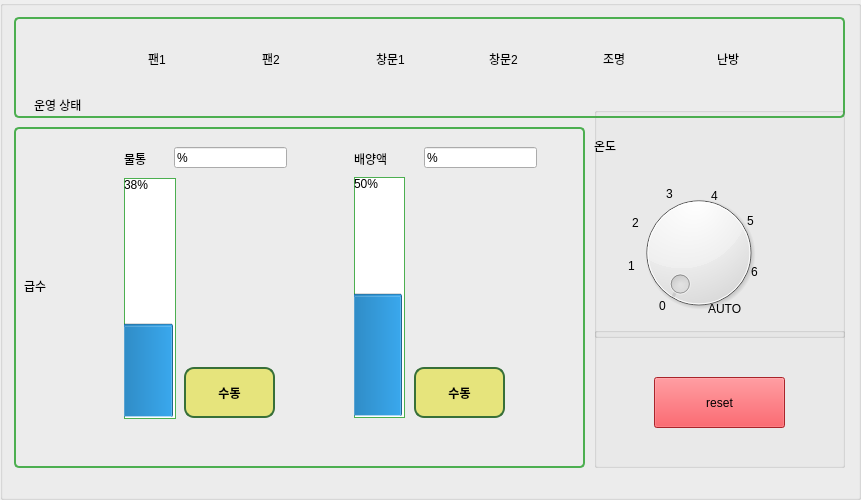
           <widget class="QGroupBox" name="group_4">
            <property name="geometry">
             <rect>
              <x>980</x>
              <y>420</y>
              <width>861</width>
              <height>500</height>
             </rect>
            </property>
            <property name="title">
             <string/>
            </property>
            <layout class="QGridLayout" name="gridLayout_7">
             <item row="0" column="0">
              <widget class="QWidget" name="widget_12" native="true">
               <widget class="QWidget" name="widget_10" native="true">
                <property name="geometry">
                 <rect>
                  <x>0</x>
                  <y>0</y>
                  <width>831</width>
                  <height>101</height>
                 </rect>
                </property>
                <property name="styleSheet">
                 <string notr="true">#widget_10 {
        color: black;               /* 제목 글자 색 */
        border: 2px solid #4CAF50;  /* 테두리 색상 */
        border-radius: 5px;         /* 모서리를 둥글게 */
        background-color: transparent; /* 배경색을 투명하게 설정 */
    }</string>
                </property>
                <widget class="QWidget" name="gridLayoutWidget">
                 <property name="geometry">
                  <rect>
                   <x>20</x>
                   <y>10</y>
                   <width>791</width>
                   <height>87</height>
                  </rect>
                 </property>
                 <layout class="QGridLayout" name="gridLayout">
                  <item row="0" column="3">
                   <widget class="QLabel" name="label_106">
                    <property name="text">
                     <string>창문1</string>
                    </property>
                   </widget>
                  </item>
                  <item row="0" column="2">
                   <widget class="QLabel" name="label_99">
                    <property name="text">
                     <string>팬2</string>
                    </property>
                   </widget>
                  </item>
                  <item row="1" column="2">
                   <widget class="QPushButton" name="on_off_fan2">
                    <property name="maximumSize">
                     <size>
                      <width>16777215</width>
                      <height>16777215</height>
                     </size>
                    </property>
                    <property name="styleSheet">
                     <string notr="true">
background-color: rgba(191, 64, 64, 0);
border: none;</string>
                    </property>
                    <property name="text">
                     <string/>
                    </property>
                    <property name="icon">
                     <iconset resource="icons/resources.qrc">
                      <normaloff>:/off.png</normaloff>
                      <normalon>:/on.png</normalon>:/off.png</iconset>
                    </property>
                    <property name="iconSize">
                     <size>
                      <width>43</width>
                      <height>43</height>
                     </size>
                    </property>
                   </widget>
                  </item>
                  <item row="0" column="1">
                   <widget class="QLabel" name="label_97">
                    <property name="text">
                     <string>팬1</string>
                    </property>
                   </widget>
                  </item>
                  <item row="1" column="1">
                   <widget class="QPushButton" name="on_off_fan">
                    <property name="maximumSize">
                     <size>
                      <width>16777215</width>
                      <height>16777215</height>
                     </size>
                    </property>
                    <property name="styleSheet">
                     <string notr="true">
background-color: rgba(191, 64, 64, 0);
border: none;</string>
                    </property>
                    <property name="text">
                     <string/>
                    </property>
                    <property name="icon">
                     <iconset resource="icons/resources.qrc">
                      <normaloff>:/off.png</normaloff>
                      <normalon>:/on.png</normalon>:/off.png</iconset>
                    </property>
                    <property name="iconSize">
                     <size>
                      <width>43</width>
                      <height>43</height>
                     </size>
                    </property>
                   </widget>
                  </item>
                  <item row="1" column="4">
                   <widget class="QPushButton" name="on_off_window2">
                    <property name="maximumSize">
                     <size>
                      <width>16777215</width>
                      <height>16777215</height>
                     </size>
                    </property>
                    <property name="styleSheet">
                     <string notr="true">
background-color: rgba(191, 64, 64, 0);
border: none;</string>
                    </property>
                    <property name="text">
                     <string/>
                    </property>
                    <property name="icon">
                     <iconset resource="icons/resources.qrc">
                      <normaloff>:/off.png</normaloff>
                      <normalon>:/on.png</normalon>:/off.png</iconset>
                    </property>
                    <property name="iconSize">
                     <size>
                      <width>43</width>
                      <height>43</height>
                     </size>
                    </property>
                   </widget>
                  </item>
                  <item row="0" column="4">
                   <widget class="QLabel" name="label_109">
                    <property name="text">
                     <string>창문2</string>
                    </property>
                   </widget>
                  </item>
                  <item row="1" column="6">
                   <widget class="QPushButton" name="on_off_btn_6">
                    <property name="maximumSize">
                     <size>
                      <width>16777215</width>
                      <height>16777215</height>
                     </size>
                    </property>
                    <property name="styleSheet">
                     <string notr="true">
background-color: rgba(191, 64, 64, 0);
border: none;</string>
                    </property>
                    <property name="text">
                     <string/>
                    </property>
                    <property name="icon">
                     <iconset resource="icons/resources.qrc">
                      <normaloff>:/off.png</normaloff>
                      <normalon>:/on.png</normalon>:/off.png</iconset>
                    </property>
                    <property name="iconSize">
                     <size>
                      <width>43</width>
                      <height>43</height>
                     </size>
                    </property>
                   </widget>
                  </item>
                  <item row="1" column="3">
                   <widget class="QPushButton" name="on_off_window">
                    <property name="maximumSize">
                     <size>
                      <width>16777215</width>
                      <height>16777215</height>
                     </size>
                    </property>
                    <property name="styleSheet">
                     <string notr="true">
background-color: rgba(191, 64, 64, 0);
border: none;</string>
                    </property>
                    <property name="text">
                     <string/>
                    </property>
                    <property name="icon">
                     <iconset resource="icons/resources.qrc">
                      <normaloff>:/off.png</normaloff>
                      <normalon>:/on.png</normalon>:/off.png</iconset>
                    </property>
                    <property name="iconSize">
                     <size>
                      <width>43</width>
                      <height>43</height>
                     </size>
                    </property>
                   </widget>
                  </item>
                  <item row="1" column="5">
                   <widget class="QPushButton" name="on_off_light">
                    <property name="maximumSize">
                     <size>
                      <width>16777215</width>
                      <height>16777215</height>
                     </size>
                    </property>
                    <property name="styleSheet">
                     <string notr="true">
background-color: rgba(191, 64, 64, 0);
border: none;</string>
                    </property>
                    <property name="text">
                     <string/>
                    </property>
                    <property name="icon">
                     <iconset resource="icons/resources.qrc">
                      <normaloff>:/off.png</normaloff>
                      <normalon>:/on.png</normalon>:/off.png</iconset>
                    </property>
                    <property name="iconSize">
                     <size>
                      <width>43</width>
                      <height>43</height>
                     </size>
                    </property>
                   </widget>
                  </item>
                  <item row="0" column="5">
                   <widget class="QLabel" name="label_111">
                    <property name="text">
                     <string>조명</string>
                    </property>
                   </widget>
                  </item>
                  <item row="0" column="6">
                   <widget class="QLabel" name="label_113">
                    <property name="text">
                     <string>난방</string>
                    </property>
                   </widget>
                  </item>
                  <item row="1" column="0">
                   <widget class="QLabel" name="label_9">
                    <property name="text">
                     <string>운영 상태</string>
                    </property>
                   </widget>
                  </item>
                 </layout>
                </widget>
               </widget>
               <widget class="QWidget" name="widget_15" native="true">
                <property name="geometry">
                 <rect>
                  <x>0</x>
                  <y>110</y>
                  <width>571</width>
                  <height>341</height>
                 </rect>
                </property>
                <property name="styleSheet">
                 <string notr="true">#widget_15 {
        color: black;               /* 제목 글자 색 */
        border: 2px solid #4CAF50;  /* 테두리 색상 */
        border-radius: 5px;         /* 모서리를 둥글게 */
        background-color: transparent; /* 배경색을 투명하게 설정 */
    }</string>
                </property>
                <widget class="QLabel" name="label_16">
                 <property name="geometry">
                  <rect>
                   <x>10</x>
                   <y>150</y>
                   <width>67</width>
                   <height>17</height>
                  </rect>
                 </property>
                 <property name="text">
                  <string>급수</string>
                 </property>
                </widget>
                <widget class="QLabel" name="label_137">
                 <property name="enabled">
                  <bool>true</bool>
                 </property>
                 <property name="geometry">
                  <rect>
                   <x>650</x>
                   <y>40</y>
                   <width>30</width>
                   <height>30</height>
                  </rect>
                 </property>
                 <property name="styleSheet">
                  <string notr="true">background-color: blue;
border-radius: 15px;</string>
                 </property>
                 <property name="text">
                  <string/>
                 </property>
                </widget>
                <widget class="QLabel" name="label_138">
                 <property name="geometry">
                  <rect>
                   <x>650</x>
                   <y>10</y>
                   <width>28</width>
                   <height>23</height>
                  </rect>
                 </property>
                 <property name="text">
                  <string>난방</string>
                 </property>
                </widget>
                <widget class="QProgressBar" name="pbar_waterlevel">
                 <property name="geometry">
                  <rect>
                   <x>110</x>
                   <y>51</y>
                   <width>52</width>
                   <height>241</height>
                  </rect>
                 </property>
                 <property name="styleSheet">
                  <string notr="true"> border: 1px solid #4CAF50;
 padding: 0px; 
 margin: 0px;  </string>
                 </property>
                 <property name="value">
                  <number>38</number>
                 </property>
                 <property name="orientation">
                  <enum>Qt::Vertical</enum>
                 </property>
                </widget>
                <widget class="QProgressBar" name="pbar_nutwaterlevel">
                 <property name="geometry">
                  <rect>
                   <x>340</x>
                   <y>50</y>
                   <width>51</width>
                   <height>241</height>
                  </rect>
                 </property>
                 <property name="styleSheet">
                  <string notr="true"> border: 1px solid #4CAF50;
 padding: 0px; 
 margin: 0px;  </string>
                 </property>
                 <property name="value">
                  <number>50</number>
                 </property>
                 <property name="orientation">
                  <enum>Qt::Vertical</enum>
                 </property>
                </widget>
                <widget class="QPushButton" name="pushButton_17">
                 <property name="geometry">
                  <rect>
                   <x>170</x>
                   <y>240</y>
                   <width>91</width>
                   <height>51</height>
                  </rect>
                 </property>
                 <property name="styleSheet">
                  <string notr="true">QPushButton {
    background-color: #E6E47C;        /* 버튼 배경색 */
    border: 2px solid #387038;        /* 테두리 색과 두께 */
    border-radius: 10px;              /* 모서리를 둥글게 */
    padding: 5px 15px;                /* 버튼의 패딩 */
    color: black;                     /* 글자 색상 */
    font-weight: bold;                /* 글자 굵기 */
}

/* 버튼을 누를 때 스타일 */
QPushButton:pressed {
    background-color: #8FBD99;        /* 눌렀을 때 배경색 */
    padding-top: 6px;                 /* 약간 아래로 눌리는 효과 */
    padding-left: 6px;                /* 눌렸을 때 살짝 오른쪽으로 밀리는 효과 */
}</string>
                 </property>
                 <property name="text">
                  <string>수동</string>
                 </property>
                </widget>
                <widget class="QLabel" name="label_85">
                 <property name="geometry">
                  <rect>
                   <x>110</x>
                   <y>20</y>
                   <width>41</width>
                   <height>23</height>
                  </rect>
                 </property>
                 <property name="text">
                  <string>물통</string>
                 </property>
                </widget>
                <widget class="QLabel" name="label_87">
                 <property name="geometry">
                  <rect>
                   <x>340</x>
                   <y>20</y>
                   <width>41</width>
                   <height>23</height>
                  </rect>
                 </property>
                 <property name="text">
                  <string>배양액</string>
                 </property>
                </widget>
                <widget class="QPushButton" name="pushButton_18">
                 <property name="geometry">
                  <rect>
                   <x>400</x>
                   <y>240</y>
                   <width>91</width>
                   <height>51</height>
                  </rect>
                 </property>
                 <property name="styleSheet">
                  <string notr="true">QPushButton {
    background-color: #E6E47C;        /* 버튼 배경색 */
    border: 2px solid #387038;        /* 테두리 색과 두께 */
    border-radius: 10px;              /* 모서리를 둥글게 */
    padding: 5px 15px;                /* 버튼의 패딩 */
    color: black;                     /* 글자 색상 */
    font-weight: bold;                /* 글자 굵기 */
}

/* 버튼을 누를 때 스타일 */
QPushButton:pressed {
    background-color: #8FBD99;        /* 눌렀을 때 배경색 */
    padding-top: 6px;                 /* 약간 아래로 눌리는 효과 */
    padding-left: 6px;                /* 눌렸을 때 살짝 오른쪽으로 밀리는 효과 */
}</string>
                 </property>
                 <property name="text">
                  <string>수동</string>
                 </property>
                </widget>
                <widget class="QLineEdit" name="le_waterlevel">
                 <property name="geometry">
                  <rect>
                   <x>160</x>
                   <y>20</y>
                   <width>113</width>
                   <height>21</height>
                  </rect>
                 </property>
                 <property name="text">
                  <string>%</string>
                 </property>
                 <property name="readOnly">
                  <bool>true</bool>
                 </property>
                </widget>
                <widget class="QLineEdit" name="le_nutwaterlevel">
                 <property name="geometry">
                  <rect>
                   <x>410</x>
                   <y>20</y>
                   <width>113</width>
                   <height>21</height>
                  </rect>
                 </property>
                 <property name="text">
                  <string>%</string>
                 </property>
                 <property name="readOnly">
                  <bool>true</bool>
                 </property>
                </widget>
               </widget>
               <widget class="QGroupBox" name="group_3">
                <property name="geometry">
                 <rect>
                  <x>580</x>
                  <y>90</y>
                  <width>251</width>
                  <height>231</height>
                 </rect>
                </property>
                <property name="title">
                 <string/>
                </property>
                <widget class="QLabel" name="label_35">
                 <property name="geometry">
                  <rect>
                   <x>0</x>
                   <y>30</y>
                   <width>67</width>
                   <height>17</height>
                  </rect>
                 </property>
                 <property name="text">
                  <string>온도</string>
                 </property>
                </widget>
                <widget class="QLabel" name="label_3">
                 <property name="geometry">
                  <rect>
                   <x>38</x>
                   <y>107</y>
                   <width>21</width>
                   <height>17</height>
                  </rect>
                 </property>
                 <property name="text">
                  <string>2</string>
                 </property>
                </widget>
                <widget class="QLabel" name="label_10">
                 <property name="geometry">
                  <rect>
                   <x>65</x>
                   <y>190</y>
                   <width>21</width>
                   <height>17</height>
                  </rect>
                 </property>
                 <property name="text">
                  <string>0</string>
                 </property>
                </widget>
                <widget class="QLabel" name="label">
                 <property name="geometry">
                  <rect>
                   <x>34</x>
                   <y>149</y>
                   <width>21</width>
                   <height>20</height>
                  </rect>
                 </property>
                 <property name="text">
                  <string>1</string>
                 </property>
                </widget>
                <widget class="QDial" name="dial_2">
                 <property name="geometry">
                  <rect>
                   <x>20</x>
                   <y>80</y>
                   <width>169</width>
                   <height>131</height>
                  </rect>
                 </property>
                </widget>
                <widget class="QLabel" name="label_5">
                 <property name="geometry">
                  <rect>
                   <x>114</x>
                   <y>191</y>
                   <width>61</width>
                   <height>21</height>
                  </rect>
                 </property>
                 <property name="text">
                  <string>AUTO</string>
                 </property>
                </widget>
                <widget class="QLabel" name="label_15">
                 <property name="geometry">
                  <rect>
                   <x>153</x>
                   <y>105</y>
                   <width>21</width>
                   <height>17</height>
                  </rect>
                 </property>
                 <property name="text">
                  <string>5</string>
                 </property>
                </widget>
                <widget class="QLabel" name="label_4">
                 <property name="geometry">
                  <rect>
                   <x>157</x>
                   <y>156</y>
                   <width>21</width>
                   <height>17</height>
                  </rect>
                 </property>
                 <property name="text">
                  <string>6</string>
                 </property>
                </widget>
                <widget class="QLabel" name="label_17">
                 <property name="geometry">
                  <rect>
                   <x>72</x>
                   <y>78</y>
                   <width>21</width>
                   <height>17</height>
                  </rect>
                 </property>
                 <property name="text">
                  <string>3</string>
                 </property>
                </widget>
                <widget class="QLabel" name="label_18">
                 <property name="geometry">
                  <rect>
                   <x>117</x>
                   <y>80</y>
                   <width>21</width>
                   <height>17</height>
                  </rect>
                 </property>
                 <property name="text">
                  <string>4</string>
                 </property>
                </widget>
               </widget>
               <widget class="QGroupBox" name="groupBox">
                <property name="geometry">
                 <rect>
                  <x>580</x>
                  <y>310</y>
                  <width>251</width>
                  <height>141</height>
                 </rect>
                </property>
                <property name="title">
                 <string/>
                </property>
                <widget class="QPushButton" name="pushButton_19">
                 <property name="geometry">
                  <rect>
                   <x>60</x>
                   <y>50</y>
                   <width>131</width>
                   <height>51</height>
                  </rect>
                 </property>
                 <property name="styleSheet">
                  <string notr="true">background-color: rgb(237, 51, 59);</string>
                 </property>
                 <property name="text">
                  <string>reset</string>
                 </property>
                </widget>
               </widget>
              </widget>
             </item>
            </layout>
           </widget>
